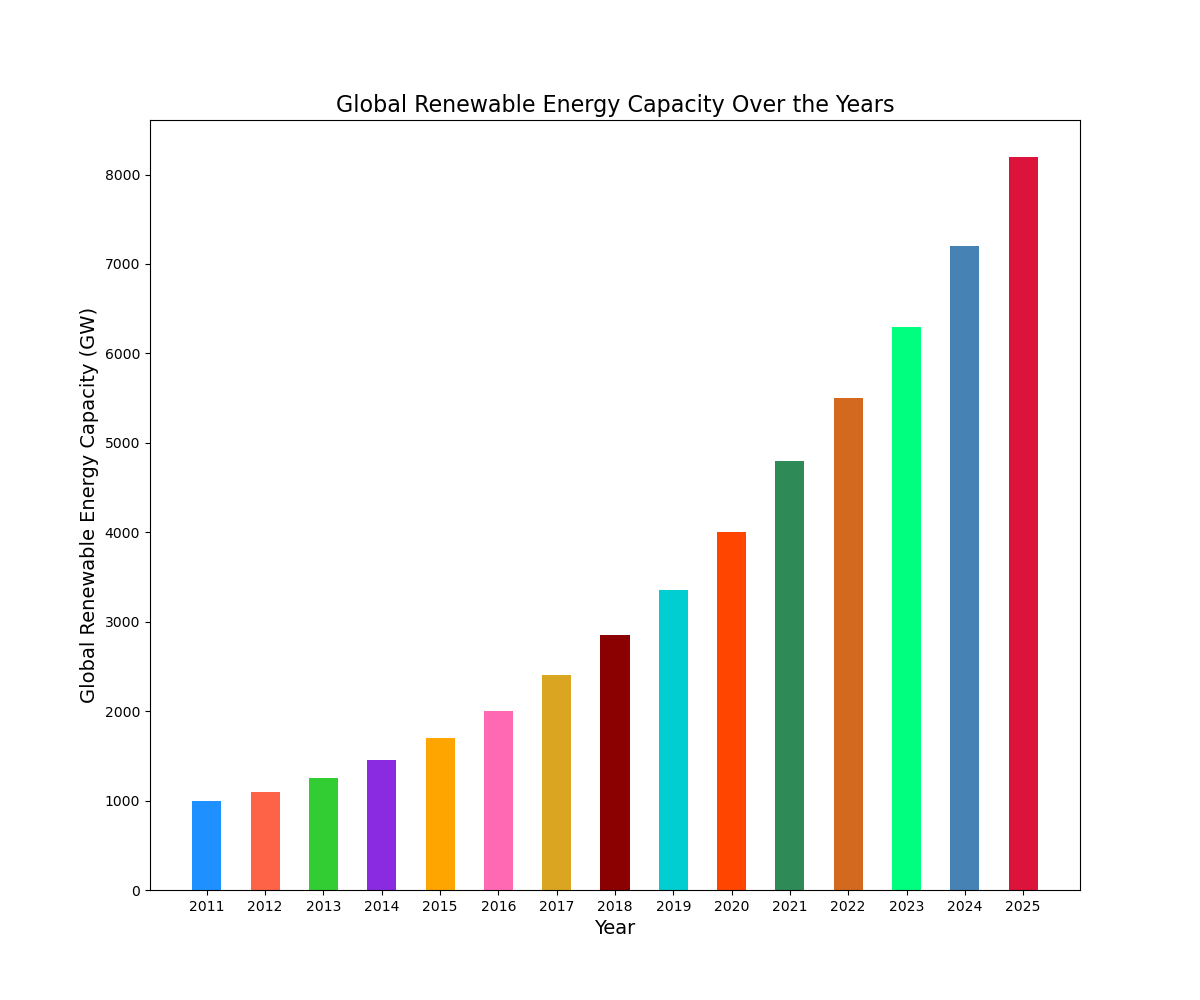

Write the Python code that produced this figure.

import matplotlib.pyplot as plt

# Data for plotting
years = [
    2011, 2012, 2013, 2014, 2015, 2016,
    2017, 2018, 2019, 2020, 2021, 2022, 2023, 2024, 2025
]
renewable_energy_capacity = [
    1000, 1100, 1250, 1450, 1700, 2000,
    2400, 2850, 3350, 4000, 4800, 5500,
    6300, 7200, 8200
]

# Changing figure size
plt.figure(figsize=(12, 10))

# Plotting - vertical bar chart
bar_width = 0.5
plt.bar(years, renewable_energy_capacity, color=[
    '#1e90ff', '#ff6347', '#32cd32', '#8a2be2', '#ffa500',
    '#ff69b4', '#daa520', '#8b0000', '#00ced1', '#ff4500',
    '#2e8b57', '#d2691e', '#00ff7f', '#4682b4', '#dc143c'
], width=bar_width)

# Customize chart
plt.xlabel('Year', fontsize=14)
plt.ylabel('Global Renewable Energy Capacity (GW)', fontsize=14)
plt.title('Global Renewable Energy Capacity Over the Years', fontsize=16)

# Resize bar width
plt.xticks(years, [str(year) for year in years], fontsize=10)

# Show plot
plt.show()
